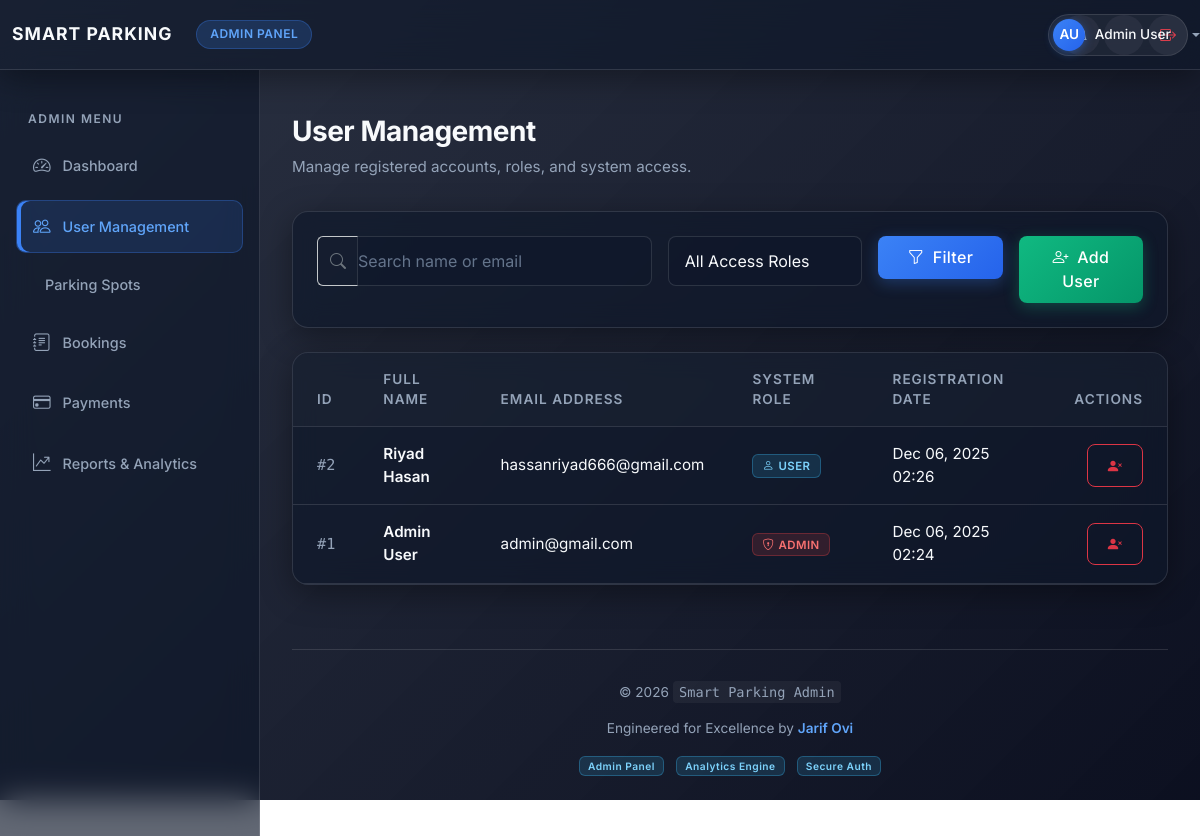
Page /admin_user_management.php (signed in) on the committed database.
### tables this page shows
CREATE TABLE `users` (
  `id` int(11) NOT NULL,
  `full_name` varchar(100) NOT NULL,
  `email` varchar(120) NOT NULL,
  `password_hash` varchar(255) NOT NULL,
  `is_admin` tinyint(1) NOT NULL DEFAULT 0,
  `created_at` datetime NOT NULL DEFAULT current_timestamp()
);

### helper_authentication.php (called while the page is built, shortened)
<?php
function userIsLoggedIn(): bool {
    return isset($_SESSION['user_id']);
}
function getLoggedUser(mysqli $databaseConnection): ?array {
    $id = (int)$_SESSION['user_id'];
    $result = $databaseConnection->query("SELECT * FROM users WHERE id = $id LIMIT 1");
    return $result && $result->num_rows ? $result->fetch_assoc() : null;
}
?>

### admin_user_management.php (the view, shortened to what this page needs)
<?php
$sidebarKey = 'admin_users';
require_once 'helper_layout_admin.php';
$filter = $_GET['filter'] ?? 'all';
$where  = '';
$search = trim($_GET['search'] ?? '');
$result = $databaseConnection->query("SELECT * FROM users $where ORDER BY created_at DESC");
?>
<div class="page-header-main">
    <div class="page-header-title">User Management</div>
    <div class="page-header-sub">Manage registered accounts, roles, and system access.</div>
</div>
<div class="card mb-4">
    <div class="card-body">
        <form class="row g-3" method="get">
            <div class="col-md-5">
                <div class="input-group">
                    <span class="input-group-text bg-transparent border-end-0 border-secondary-subtle">
                        <i class="bi bi-search text-secondary"></i>
                    </span>
                    <input type="text" name="search" class="form-control border-start-0 ps-0" placeholder="Search name or email" value="<?php echo htmlspecialchars($search); ?>">
                </div>
            </div>
            <div class="col-md-3">
                <select name="filter" class="form-select">
                    <option value="all"     <?php echo $filter==='all'?'selected':''; ?>>All Access Roles</option>
                </select>
            </div>
            <div class="col-md-2">
                <button class="btn btn-primary w-100">
                    <i class="bi bi-funnel me-1"></i> Filter
                </button>
            </div>
            <div class="col-md-2">
                <a href="auth_register.php" class="btn btn-success w-100">
                    <i class="bi bi-person-plus me-1"></i> Add User
                </a>
            </div>
        </form>
    </div>
</div>
<div class="card">
    <div class="card-body p-0">
        <div class="table-responsive">
            <table class="table mb-0">
                <thead>
                <tr>
                    <th>ID</th>
                    <th>Full Name</th>
                    <th>Email Address</th>
                    <th>System Role</th>
                    <th>Registration Date</th>
                    <th class="text-end">Actions</th>
                </tr>
                </thead>
                <tbody>
                <?php if ($result && $result->num_rows): while ($u=$result->fetch_assoc()): ?>
                    <tr>
                        <td>#<?php echo $u['id']; ?></td>
                        <td class="fw-semibold"><?php echo htmlspecialchars($u['full_name']); ?></td>
                        <td><?php echo htmlspecialchars($u['email']); ?></td>
                        <td>
                            <?php if ($u['is_admin']): ?>
                                <span class="badge bg-danger"><i class="bi bi-shield-lock me-1"></i>ADMIN</span>
                            <?php else: ?>
                                <span class="badge bg-info"><i class="bi bi-person me-1"></i>USER</span>
                            <?php endif; ?>
                        </td>
                        <td class="small"><?php echo date('M d, Y H:i', strtotime($u['created_at'])); ?></td>
                        <td class="text-end">
                            <a href="?delete=<?php echo $u['id']; ?>"
                               class="btn btn-sm btn-outline-danger"
                               onclick="return confirm('Permanently delete this user?')"
                               title="Delete User">
                                <i class="bi bi-person-x-fill"></i>
                            </a>
                        </td>
                    </tr>
                <?php endwhile; endif; ?>
                </tbody>
            </table>
        </div>
    </div>
</div>

### helper_layout_admin.php (shortened to what this page needs)
<?php
require_once 'helper_authentication.php';
$loggedUser = getLoggedUser($databaseConnection);
$initials = '';
if (!empty($loggedUser['full_name'])) {
    $parts = explode(' ', $loggedUser['full_name']);
    $initials = strtoupper(substr($parts[0], 0, 1) . (isset($parts[1]) ? substr($parts[1], 0, 1) : ''));
}
?>
<!doctype html>
<html lang="en">
<head>
    <link href="https://cdn.jsdelivr.net/npm/bootstrap@5.3.2/dist/css/bootstrap.min.css" rel="stylesheet">
    <link rel="stylesheet" href="https://cdn.jsdelivr.net/npm/bootstrap-icons@1.11.3/font/bootstrap-icons.css">
    <link rel="stylesheet" href="ui_theme_main.css">
</head>
<body>
<nav class="navbar navbar-expand-lg navbar-dark sp-navbar fixed-top">
    <div class="container-fluid">
        <div class="d-flex align-items-center gap-2">
            <span class="navbar-brand mb-0">Smart Parking</span>
            <span class="brand-pill">Admin Panel</span>
        </div>
        <div class="d-flex align-items-center ms-auto gap-1">
            <button class="icon-button" type="button">
                <i class="bi bi-bell"></i>
            </button>
            <div class="dropdown">
                <button class="icon-button dropdown-toggle p-0" data-bs-toggle="dropdown" type="button">
                    <span class="avatar-pill">
                        <span class="avatar-initials"><?php echo htmlspecialchars($initials ?: 'A'); ?></span>
                        <span class="d-none d-md-inline"><?php echo htmlspecialchars($loggedUser['full_name'] ?? 'Admin'); ?></span>
                    </span>
                </button>
            </div>
            <a href="auth_logout.php" class="icon-button text-danger" title="Logout">
                <i class="bi bi-box-arrow-right"></i>
            </a>
        </div>
    </div>
</nav>
<div class="sidebar-fixed" id="sidebarMenu">
    <div class="sidebar-section-title">Admin Menu</div>
    <a href="admin_dashboard_home.php"
       class="sidebar-link <?php echo ($sidebarKey ?? '') === 'admin_dashboard' ? 'active' : ''; ?>">
        <i class="bi bi-speedometer2"></i><span>Dashboard</span>
    </a>
    <a href="admin_user_management.php"
       class="sidebar-link <?php echo ($sidebarKey ?? '') === 'admin_users' ? 'active' : ''; ?>">
        <i class="bi bi-people"></i><span>User Management</span>
    </a>
    <a href="admin_parking_spot_management.php"
       class="sidebar-link <?php echo ($sidebarKey ?? '') === 'admin_spots' ? 'active' : ''; ?>">
        <i class="bi bi-parking"></i><span>Parking Spots</span>
    </a>
    <a href="admin_booking_management.php"
       class="sidebar-link <?php echo ($sidebarKey ?? '') === 'admin_bookings' ? 'active' : ''; ?>">
        <i class="bi bi-journal-text"></i><span>Bookings</span>
    </a>
    <a href="admin_payment_management.php"
       class="sidebar-link <?php echo ($sidebarKey ?? '') === 'admin_payments' ? 'active' : ''; ?>">
        <i class="bi bi-credit-card"></i><span>Payments</span>
    </a>
    <a href="admin_report_analytics.php"
       class="sidebar-link <?php echo ($sidebarKey ?? '') === 'admin_reports' ? 'active' : ''; ?>">
        <i class="bi bi-graph-up-arrow"></i><span>Reports &amp; Analytics</span>
    </a>
</div>
<div class="content-area">
    <main class="page-content">

### rows in the picture
users: full_name "AU", full_name "Admin User", id "1", email "admin@gmail.com", is_admin 1 (drawn), created_at "Dec 06, 2025 02:24"
users: id "2", full_name "Riyad Hasan", email "hassanriyad666@gmail.com", is_admin 0 (drawn), created_at "Dec 06, 2025 02:26"
